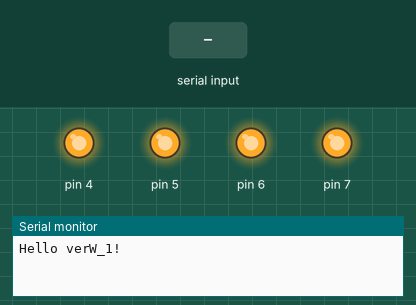
This sketch was run on a simulated Arduino Uno, built with avr-gcc and run on an emulated ATmega328P. Parts: output pins drawn as LEDs (lit = HIGH), the last lines printed to the serial monitor. Inputs (shaded band) come from the test bench.

Above: at 1.2 s.
1.3 s: "r" received over the second serial link
At 1.7 s:
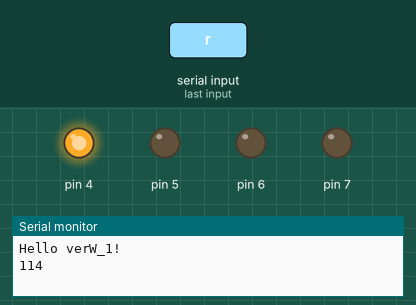
2.8 s: "l" received over the second serial link
At 4.0 s:
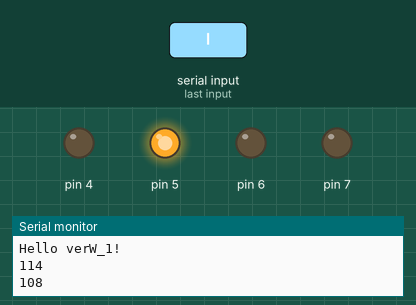
4.3 s: "u" received over the second serial link
At 5.2 s:
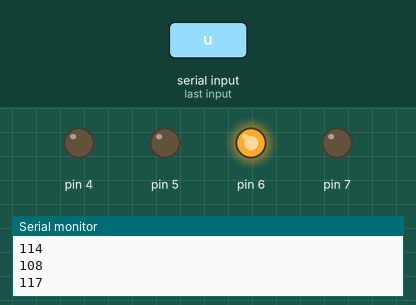
5.8 s: "d" received over the second serial link
At 6.3 s:
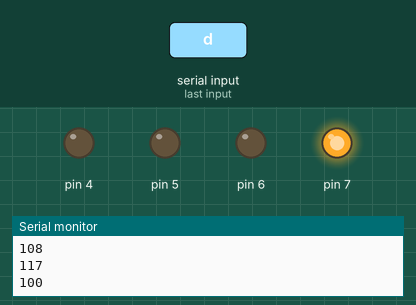
7.3 s: "1" received over the second serial link
At 8.7 s:
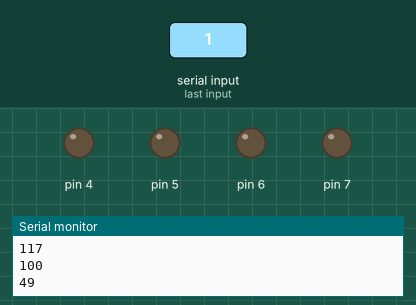
Timing chart, 0 to 9.8 s (numbered marks = the images above; inputs shaded):
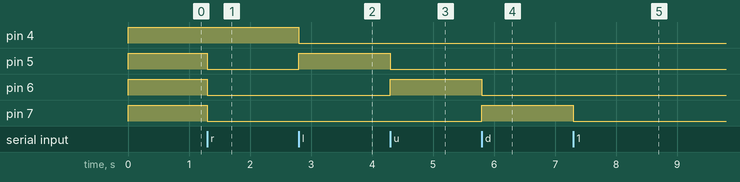

Measured:
- after the input at 1.3 s, pin 5–7: HIGH → LOW at once
- after the input at 2.8 s, pin 4: HIGH → LOW at once; pin 5: LOW → HIGH at once
- after the input at 4.3 s, pin 5: HIGH → LOW at once; pin 6: LOW → HIGH at once
- after the input at 5.8 s, pin 6: HIGH → LOW at once; pin 7: LOW → HIGH at once
- after the input at 7.3 s, pin 7: HIGH → LOW at once

The sketch:

ble_ledcontrol_with_android.ino.ino
```cpp
#include <SoftwareSerial.h>

SoftwareSerial BTSerial(2, 3); // (TX,RX)
void fb_right(){
  digitalWrite(4, HIGH);
  digitalWrite(5, LOW);
  digitalWrite(6, LOW);
  digitalWrite(7, LOW);
}

void fb_left(){
  digitalWrite(4, LOW);
  digitalWrite(5, HIGH);
  digitalWrite(6, LOW);
  digitalWrite(7, LOW);
}

void fb_up(){
  digitalWrite(4, LOW);
  digitalWrite(5, LOW);
  digitalWrite(6, HIGH);
  digitalWrite(7, LOW);
}

void fb_down(){
  digitalWrite(4, LOW);
  digitalWrite(5, LOW);
  digitalWrite(6, LOW);
  digitalWrite(7, HIGH);
}

void off_all(){
  digitalWrite(4, LOW);
  digitalWrite(5, LOW);
  digitalWrite(6, LOW);
  digitalWrite(7, LOW);
  }

void setup() {
  Serial.begin(9600);
  Serial.println("Hello verW_1!");
  BTSerial.begin(9600);//시리얼 통신을 사용하며 통신 속도는 9600으로 설정합니다.
  pinMode(4, OUTPUT);
  pinMode(5, OUTPUT);
  pinMode(6, OUTPUT);
  pinMode(7, OUTPUT);
  digitalWrite(4, HIGH);
  digitalWrite(5, HIGH);
  digitalWrite(6, HIGH);
  digitalWrite(7, HIGH);
}
byte data ;
void loop() {
  if (BTSerial.available()) {
    data = BTSerial.read();
    Serial.println(data);
    switch (data) {
      case 'r': fb_right(); break;

      case 'l': fb_left(); break;

      case 'u': fb_up(); break;

      case 'd': fb_down(); break;

      default : off_all();
    }
  }
}
```
